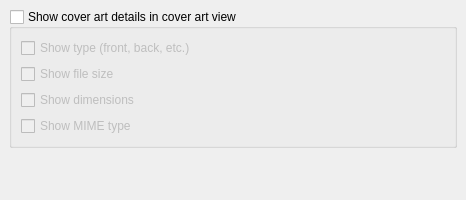
<?xml version="1.0" encoding="UTF-8"?>
<ui version="4.0">
 <class>InterfaceCoverArtBoxOptionsPage</class>
 <widget class="QWidget" name="InterfaceCoverArtBoxOptionsPage">
  <property name="geometry">
   <rect>
    <x>0</x>
    <y>0</y>
    <width>466</width>
    <height>200</height>
   </rect>
  </property>
  <layout class="QVBoxLayout">
   <property name="spacing">
    <number>6</number>
   </property>
   <property name="leftMargin">
    <number>9</number>
   </property>
   <property name="topMargin">
    <number>9</number>
   </property>
   <property name="rightMargin">
    <number>9</number>
   </property>
   <property name="bottomMargin">
    <number>9</number>
   </property>
   <item>
    <widget class="QGroupBox" name="cb_show_cover_art_details">
     <property name="title">
      <string>Show cover art details in cover art view</string>
     </property>
     <property name="checkable">
      <bool>true</bool>
     </property>
     <property name="checked">
      <bool>false</bool>
     </property>
     <layout class="QVBoxLayout" name="cover_art_details_layout">
      <item>
       <widget class="QCheckBox" name="cb_show_cover_art_details_type">
        <property name="text">
         <string>Show type (front, back, etc.)</string>
        </property>
       </widget>
      </item>
      <item>
       <widget class="QCheckBox" name="cb_show_cover_art_details_filesize">
        <property name="text">
         <string>Show file size</string>
        </property>
       </widget>
      </item>
      <item>
       <widget class="QCheckBox" name="cb_show_cover_art_details_dimensions">
        <property name="text">
         <string>Show dimensions</string>
        </property>
       </widget>
      </item>
      <item>
       <widget class="QCheckBox" name="cb_show_cover_art_details_mimetype">
        <property name="text">
         <string>Show MIME type</string>
        </property>
       </widget>
      </item>
     </layout>
    </widget>
   </item>
   <item>
    <spacer name="verticalSpacer">
     <property name="orientation">
      <enum>Qt::Vertical</enum>
     </property>
     <property name="sizeHint" stdset="0">
      <size>
       <width>20</width>
       <height>40</height>
      </size>
     </property>
    </spacer>
   </item>
  </layout>
 </widget>
 <resources/>
 <connections/>
</ui>
